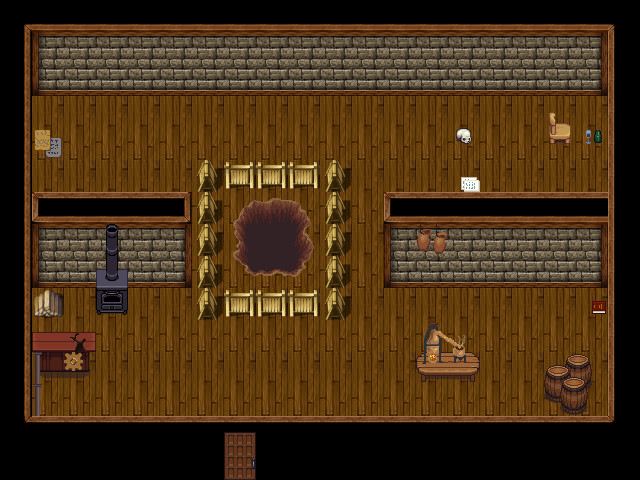

Tiled map render using the project's own tile images. Description and the map definition, with tile-layer contents summarised, below:
An orthogonal 20x15 tile map with 32x32 px tiles, 5 tile layers (ground1, ground2, terrain1, terrain2, ...), 6 tilesets and 34 objects (2x ITEM, portal1, chest, challenge_the_machine).

<map version="1.0" tiledversion="1.1.3" orientation="orthogonal" renderorder="right-up" width="20" height="15" tilewidth="32" tileheight="32" infinite="0" nextobjectid="45">
 <properties>
  <property name="music" value="THEME_VILLAGE" />
 </properties>
 <tileset firstgid="1" source="house_inside_full.tsx" />
 <tileset firstgid="901" source="house_inside_full2.tsx" />
 <tileset firstgid="1405" source="Celianna_TileA5.tsx" />
 <tileset firstgid="1533" source="Celianna_TileA4.tsx" />
 <tileset firstgid="2046" source="terrain.tsx" />
 <tileset firstgid="3070" source="outside_decoration.tsx" />
 <layer name="ground1" width="20" height="15">
  <data>[300 cells, 253 non-empty, 13 distinct tile ids]</data>
 </layer>
 <layer name="ground2" width="20" height="15">
  <data>[300 cells, 13 non-empty, 13 distinct tile ids]</data>
 </layer>
 <layer name="terrain1" width="20" height="15">
  <data>[300 cells, 98 non-empty, 34 distinct tile ids]</data>
 </layer>
 <layer name="terrain2" width="20" height="15">
  <data>[300 cells, 68 non-empty, 24 distinct tile ids]</data>
 </layer>
 <layer name="terrain3" width="20" height="15">
  <data>[300 cells, 10 non-empty, 10 distinct tile ids]</data>
 </layer>
 <objectgroup name="items">
  <object id="37" name="Book" type="ITEM" gid="2124" x="94.6667" y="193.333" width="32" height="32" />
  <object id="39" name="Gear" type="ITEM" gid="2091" x="509.333" y="354.667" width="32" height="32" />
 </objectgroup>
 <objectgroup name="collision">
  <object id="2" x="1" y="2">
   <polygon points="0,0 -1,89 640,90 637,-1" />
  </object>
  <object id="3" x="1" y="84">
   <polygon points="0,0 29,0 28,374 0,374" />
  </object>
  <object id="4" x="606" y="459">
   <polygon points="0,0 35,0 34,-379 1,-376.81" />
  </object>
  <object id="5" x="-1" y="459.55">
   <polygon points="0,0 642,-0.55 639,21.45 0,20.9" />
  </object>
  <object id="7" x="387" y="254">
   <polygon points="0,0 0,32 219,34 218,-1" />
  </object>
  <object id="16" x="190.667" y="288.667">
   <polygon points="0,0 0,-31.3333 -161.333,-31.3333 -160.667,-1.33333" />
  </object>
  <object id="17" x="96" y="283.333">
   <polygon points="0,0 -0.666667,31.3333 32,32 32.6667,0.666667" />
  </object>
  <object id="18" x="36" y="300">
   <polygon points="-2,-9 27.6667,-11 27.3333,16.6667 -2,17.3333" />
  </object>
  <object id="19" x="30" y="342.667">
   <polygon points="0,0 64.6667,0.769231 65.3333,29.2307 -0.666667,30" />
  </object>
  <object id="20" x="417.333" y="363.333">
   <polygon points="0,0 0,17.3333 61.3333,17.3333 63.3333,0" />
  </object>
  <object id="21" x="546.667" y="378.667">
   <polygon points="0,0 -1.33333,20.6667 24.6667,38.6667 56.6667,38 58.6667,-14" />
  </object>
  <object id="22" x="511.333" y="280.667">
   <polygon points="0,0 0.666667,21.3333 65.3333,22 66,0.666667" />
  </object>
  <object id="23" x="424" y="141.333">
   <polygon points="0,0 -1.33333,12.6667 16.6667,12.6667 16.6667,0" />
  </object>
  <object id="24" x="449.333" y="138">
   <polygon points="0,0 -0.666667,20 62,20.6667 62.6667,0.666667" />
  </object>
  <object id="25" x="550.667" y="128.667">
   <polygon points="0,0 0,14.6667 20,16.6667 19.3333,0.666667" />
  </object>
  <object id="26" x="579.333" y="106.667">
   <polygon points="0,0 -0.666667,50 25.3333,51.3333 26,0" />
  </object>
  <object id="27" x="65.3333" y="81.3333">
   <polygon points="0,0 -2.66667,28 125.333,28.6667 126,-0.666667" />
  </object>
  <object id="40" x="198.667" y="175.333">
   <polygon points="0,0 151.333,-2 150,146 -3.33333,143.333" />
  </object>
 </objectgroup>
 <objectgroup name="interactions">
  <object id="1" name="portal1" gid="2338" x="224" y="452" width="32" height="32" />
  <object id="43" name="chest" gid="2091" x="316.667" y="116.667" width="32" height="32" />
  <object id="44" name="challenge_the_machine" gid="2091" x="36" y="351" width="32" height="32" />
 </objectgroup>
 <objectgroup name="zindex">
  <object id="6" x="-1" y="417">
   <polygon points="0,0 643,1 641,66 -1,65" />
  </object>
  <object id="8" x="384" y="194">
   <polygon points="0,0 3,94 222,95 222,-2" />
  </object>
  <object id="28" x="29.3333" y="192.667">
   <polygon points="0,0 164,-0.666667 162.667,96.6667 -1.33333,95.3333" />
  </object>
  <object id="30" x="30" y="332.243">
   <polygon points="0,0 64.6667,-0.242424 65.3333,15.7575 -1.33333,15.7575" />
  </object>
  <object id="31" x="423.333" y="353.333">
   <polygon points="0,0 -11.3333,8 -2,28.6667 51.3333,28.6667 60,11.3333 45.3333,-6 44,-30 0,-29.3333" />
  </object>
  <object id="32" x="547.333" y="367.333">
   <polygon points="0,0 22.6667,-14.6667 50,-15.3333 46.6667,50 9.33333,50 -3.33333,30.6667" />
  </object>
  <object id="33" x="448.667" y="126">
   <polygon points="0,0 -1.33333,31.3333 65.3333,33.3333 65.3333,2" />
  </object>
  <object id="34" x="421.333" y="134">
   <polygon points="0,0 -0.666667,20 20.6667,20 20.6667,-2" />
  </object>
  <object id="35" x="548.667" y="113.333">
   <polygon points="0,0 -2,30.6667 24,32.6667 22.6667,9.33333" />
  </object>
  <object id="36" x="578" y="95.3333">
   <polygon points="0,0 -0.666667,63.3333 28,64.6667 27.3333,-0.666667" />
  </object>
  <object id="41" x="196" y="160.667">
   <polygon points="0,0 156.667,-1.33333 152.667,158 0,160.667" />
  </object>
 </objectgroup>
</map>
